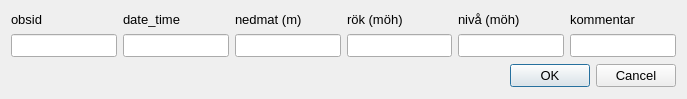
<?xml version="1.0" encoding="UTF-8"?>
<ui version="4.0">
 <class>TheDialog</class>
 <widget class="QDialog" name="TheDialog">
  <property name="windowModality">
   <enum>Qt::ApplicationModal</enum>
  </property>
  <property name="geometry">
   <rect>
    <x>0</x>
    <y>0</y>
    <width>687</width>
    <height>99</height>
   </rect>
  </property>
  <property name="sizePolicy">
   <sizepolicy hsizetype="Preferred" vsizetype="Preferred">
    <horstretch>0</horstretch>
    <verstretch>0</verstretch>
   </sizepolicy>
  </property>
  <property name="minimumSize">
   <size>
    <width>600</width>
    <height>0</height>
   </size>
  </property>
  <property name="maximumSize">
   <size>
    <width>16777215</width>
    <height>99</height>
   </size>
  </property>
  <property name="windowTitle">
   <string>Dialog</string>
  </property>
  <layout class="QGridLayout" name="gridLayout">
   <item row="0" column="0">
    <widget class="QLabel" name="label">
     <property name="sizePolicy">
      <sizepolicy hsizetype="Preferred" vsizetype="Fixed">
       <horstretch>0</horstretch>
       <verstretch>0</verstretch>
      </sizepolicy>
     </property>
     <property name="minimumSize">
      <size>
       <width>0</width>
       <height>0</height>
      </size>
     </property>
     <property name="maximumSize">
      <size>
       <width>70</width>
       <height>16777215</height>
      </size>
     </property>
     <property name="font">
      <font>
       <family>Arial</family>
       <pointsize>10</pointsize>
      </font>
     </property>
     <property name="text">
      <string>obsid</string>
     </property>
     <property name="alignment">
      <set>Qt::AlignLeading|Qt::AlignLeft|Qt::AlignVCenter</set>
     </property>
    </widget>
   </item>
   <item row="0" column="1">
    <widget class="QLabel" name="label_2">
     <property name="sizePolicy">
      <sizepolicy hsizetype="Preferred" vsizetype="Fixed">
       <horstretch>0</horstretch>
       <verstretch>0</verstretch>
      </sizepolicy>
     </property>
     <property name="minimumSize">
      <size>
       <width>0</width>
       <height>0</height>
      </size>
     </property>
     <property name="maximumSize">
      <size>
       <width>3000</width>
       <height>16777215</height>
      </size>
     </property>
     <property name="font">
      <font>
       <family>Arial</family>
       <pointsize>10</pointsize>
      </font>
     </property>
     <property name="text">
      <string>date_time</string>
     </property>
     <property name="alignment">
      <set>Qt::AlignLeading|Qt::AlignLeft|Qt::AlignVCenter</set>
     </property>
    </widget>
   </item>
   <item row="0" column="2">
    <widget class="QLabel" name="label_5">
     <property name="sizePolicy">
      <sizepolicy hsizetype="Preferred" vsizetype="Fixed">
       <horstretch>0</horstretch>
       <verstretch>0</verstretch>
      </sizepolicy>
     </property>
     <property name="minimumSize">
      <size>
       <width>0</width>
       <height>0</height>
      </size>
     </property>
     <property name="maximumSize">
      <size>
       <width>16777215</width>
       <height>16777215</height>
      </size>
     </property>
     <property name="font">
      <font>
       <family>Arial</family>
       <pointsize>10</pointsize>
      </font>
     </property>
     <property name="text">
      <string>nedmat (m)</string>
     </property>
     <property name="alignment">
      <set>Qt::AlignLeading|Qt::AlignLeft|Qt::AlignVCenter</set>
     </property>
    </widget>
   </item>
   <item row="0" column="3">
    <widget class="QLabel" name="label_7">
     <property name="sizePolicy">
      <sizepolicy hsizetype="Preferred" vsizetype="Fixed">
       <horstretch>0</horstretch>
       <verstretch>0</verstretch>
      </sizepolicy>
     </property>
     <property name="minimumSize">
      <size>
       <width>0</width>
       <height>0</height>
      </size>
     </property>
     <property name="maximumSize">
      <size>
       <width>100</width>
       <height>16777215</height>
      </size>
     </property>
     <property name="font">
      <font>
       <family>Arial</family>
       <pointsize>10</pointsize>
      </font>
     </property>
     <property name="text">
      <string>rök (möh)</string>
     </property>
     <property name="alignment">
      <set>Qt::AlignLeading|Qt::AlignLeft|Qt::AlignVCenter</set>
     </property>
    </widget>
   </item>
   <item row="0" column="4">
    <widget class="QLabel" name="label_9">
     <property name="sizePolicy">
      <sizepolicy hsizetype="Preferred" vsizetype="Fixed">
       <horstretch>0</horstretch>
       <verstretch>0</verstretch>
      </sizepolicy>
     </property>
     <property name="minimumSize">
      <size>
       <width>0</width>
       <height>0</height>
      </size>
     </property>
     <property name="maximumSize">
      <size>
       <width>100</width>
       <height>16777215</height>
      </size>
     </property>
     <property name="font">
      <font>
       <family>Arial</family>
       <pointsize>10</pointsize>
      </font>
     </property>
     <property name="text">
      <string>nivå (möh)</string>
     </property>
     <property name="alignment">
      <set>Qt::AlignLeading|Qt::AlignLeft|Qt::AlignVCenter</set>
     </property>
    </widget>
   </item>
   <item row="0" column="5">
    <widget class="QLabel" name="label_11">
     <property name="sizePolicy">
      <sizepolicy hsizetype="Preferred" vsizetype="Fixed">
       <horstretch>0</horstretch>
       <verstretch>0</verstretch>
      </sizepolicy>
     </property>
     <property name="minimumSize">
      <size>
       <width>0</width>
       <height>0</height>
      </size>
     </property>
     <property name="font">
      <font>
       <family>Arial</family>
       <pointsize>10</pointsize>
      </font>
     </property>
     <property name="text">
      <string>kommentar</string>
     </property>
     <property name="alignment">
      <set>Qt::AlignLeading|Qt::AlignLeft|Qt::AlignVCenter</set>
     </property>
    </widget>
   </item>
   <item row="1" column="0">
    <widget class="QLineEdit" name="obsid">
     <property name="sizePolicy">
      <sizepolicy hsizetype="Preferred" vsizetype="Fixed">
       <horstretch>0</horstretch>
       <verstretch>0</verstretch>
      </sizepolicy>
     </property>
     <property name="minimumSize">
      <size>
       <width>0</width>
       <height>0</height>
      </size>
     </property>
     <property name="font">
      <font>
       <family>Arial</family>
       <pointsize>10</pointsize>
      </font>
     </property>
     <property name="toolTip">
      <string>måste finnas i obs_points.obsid</string>
     </property>
    </widget>
   </item>
   <item row="1" column="1">
    <widget class="QLineEdit" name="date_time">
     <property name="sizePolicy">
      <sizepolicy hsizetype="Expanding" vsizetype="Fixed">
       <horstretch>0</horstretch>
       <verstretch>0</verstretch>
      </sizepolicy>
     </property>
     <property name="minimumSize">
      <size>
       <width>0</width>
       <height>0</height>
      </size>
     </property>
     <property name="maximumSize">
      <size>
       <width>16777215</width>
       <height>16777215</height>
      </size>
     </property>
     <property name="font">
      <font>
       <family>Arial</family>
       <pointsize>10</pointsize>
      </font>
     </property>
     <property name="toolTip">
      <string>åååå-mm-dd hh:mm(:ss) 
(ej tom el null)</string>
     </property>
    </widget>
   </item>
   <item row="1" column="2">
    <widget class="QLineEdit" name="meas">
     <property name="sizePolicy">
      <sizepolicy hsizetype="Preferred" vsizetype="Fixed">
       <horstretch>0</horstretch>
       <verstretch>0</verstretch>
      </sizepolicy>
     </property>
     <property name="minimumSize">
      <size>
       <width>0</width>
       <height>0</height>
      </size>
     </property>
     <property name="maximumSize">
      <size>
       <width>16777215</width>
       <height>16777215</height>
      </size>
     </property>
     <property name="font">
      <font>
       <family>Arial</family>
       <pointsize>10</pointsize>
      </font>
     </property>
     <property name="toolTip">
      <string>Avstånd fr rök (eller motsvarandde) t vy (m)</string>
     </property>
    </widget>
   </item>
   <item row="1" column="3">
    <widget class="QLineEdit" name="h_toc">
     <property name="sizePolicy">
      <sizepolicy hsizetype="Preferred" vsizetype="Fixed">
       <horstretch>0</horstretch>
       <verstretch>0</verstretch>
      </sizepolicy>
     </property>
     <property name="minimumSize">
      <size>
       <width>0</width>
       <height>0</height>
      </size>
     </property>
     <property name="maximumSize">
      <size>
       <width>16777215</width>
       <height>16777215</height>
      </size>
     </property>
     <property name="font">
      <font>
       <family>Arial</family>
       <pointsize>10</pointsize>
      </font>
     </property>
     <property name="toolTip">
      <string>&lt;!DOCTYPE HTML PUBLIC &quot;-//W3C//DTD HTML 4.0//EN&quot; &quot;http://www.w3.org/TR/REC-html40/strict.dtd&quot;&gt;
&lt;html&gt;&lt;head&gt;&lt;meta name=&quot;qrichtext&quot; content=&quot;1&quot; /&gt;&lt;style type=&quot;text/css&quot;&gt;
p, li { white-space: pre-wrap; }
&lt;/style&gt;&lt;/head&gt;&lt;body style=&quot; font-family:'MS Shell Dlg 2'; font-size:8.25pt; font-weight:400; font-style:normal;&quot;&gt;
&lt;p style=&quot; margin-top:0px; margin-bottom:0px; margin-left:0px; margin-right:0px; -qt-block-indent:0; text-indent:0px;&quot;&gt;&lt;span style=&quot; font-size:8pt;&quot;&gt;Mätpunktens (vanligen rök, dvs obs_points.h_toc) nivå &lt;/span&gt;&lt;/p&gt;
&lt;p style=&quot; margin-top:0px; margin-bottom:0px; margin-left:0px; margin-right:0px; -qt-block-indent:0; text-indent:0px;&quot;&gt;&lt;span style=&quot; font-size:8pt;&quot;&gt;vid mättillfället (möh i höjdsystem enl obs_points.h_syst)&lt;/span&gt;&lt;/p&gt;
&lt;p style=&quot;-qt-paragraph-type:empty; margin-top:0px; margin-bottom:0px; margin-left:0px; margin-right:0px; -qt-block-indent:0; text-indent:0px; font-size:8pt;&quot;&gt;&lt;/p&gt;
&lt;p style=&quot; margin-top:0px; margin-bottom:0px; margin-left:0px; margin-right:0px; -qt-block-indent:0; text-indent:0px;&quot;&gt;&lt;span style=&quot; font-size:8pt; font-weight:600;&quot;&gt;Notera!&lt;/span&gt;&lt;span style=&quot; font-size:8pt;&quot;&gt; &lt;/span&gt;&lt;/p&gt;
&lt;p style=&quot; margin-top:0px; margin-bottom:0px; margin-left:0px; margin-right:0px; -qt-block-indent:0; text-indent:0px;&quot;&gt;&lt;span style=&quot; font-size:8pt;&quot;&gt;Detta värde kan kopieras automatiskt från &amp;quot;rök&amp;quot; i tabellen obs_points.&lt;/span&gt;&lt;/p&gt;
&lt;p style=&quot; margin-top:0px; margin-bottom:0px; margin-left:0px; margin-right:0px; -qt-block-indent:0; text-indent:0px;&quot;&gt;&lt;span style=&quot; font-size:8pt;&quot;&gt;Efter att du matat in obsid, date_time och  nedmat, stäng denna dialog&lt;/span&gt;&lt;/p&gt;
&lt;p style=&quot; margin-top:0px; margin-bottom:0px; margin-left:0px; margin-right:0px; -qt-block-indent:0; text-indent:0px;&quot;&gt;&lt;span style=&quot; font-size:8pt;&quot;&gt;och välj: &lt;/span&gt;&lt;span style=&quot; font-size:8pt; font-style:italic;&quot;&gt;Midvatten - Edit Data - calculate w level...&lt;/span&gt;&lt;/p&gt;&lt;/body&gt;&lt;/html&gt;</string>
     </property>
    </widget>
   </item>
   <item row="1" column="4">
    <widget class="QLineEdit" name="level_masl">
     <property name="sizePolicy">
      <sizepolicy hsizetype="Preferred" vsizetype="Fixed">
       <horstretch>0</horstretch>
       <verstretch>0</verstretch>
      </sizepolicy>
     </property>
     <property name="minimumSize">
      <size>
       <width>0</width>
       <height>0</height>
      </size>
     </property>
     <property name="maximumSize">
      <size>
       <width>16777215</width>
       <height>16777215</height>
      </size>
     </property>
     <property name="font">
      <font>
       <family>Arial</family>
       <pointsize>10</pointsize>
      </font>
     </property>
     <property name="toolTip">
      <string>&lt;!DOCTYPE HTML PUBLIC &quot;-//W3C//DTD HTML 4.0//EN&quot; &quot;http://www.w3.org/TR/REC-html40/strict.dtd&quot;&gt;
&lt;html&gt;&lt;head&gt;&lt;meta name=&quot;qrichtext&quot; content=&quot;1&quot; /&gt;&lt;style type=&quot;text/css&quot;&gt;
p, li { white-space: pre-wrap; }
&lt;/style&gt;&lt;/head&gt;&lt;body style=&quot; font-family:'MS Shell Dlg 2'; font-size:8.25pt; font-weight:400; font-style:normal;&quot;&gt;
&lt;p style=&quot; margin-top:0px; margin-bottom:0px; margin-left:0px; margin-right:0px; -qt-block-indent:0; text-indent:0px;&quot;&gt;&lt;span style=&quot; font-size:8pt;&quot;&gt;Vattenytans nivå, möh (ej tom el null)&lt;/span&gt;&lt;/p&gt;
&lt;p style=&quot; margin-top:0px; margin-bottom:0px; margin-left:0px; margin-right:0px; -qt-block-indent:0; text-indent:0px;&quot;&gt;&lt;span style=&quot; font-size:8pt;&quot;&gt;i höjdsystem enl obs_points.h_syst&lt;/span&gt;&lt;/p&gt;
&lt;p style=&quot;-qt-paragraph-type:empty; margin-top:0px; margin-bottom:0px; margin-left:0px; margin-right:0px; -qt-block-indent:0; text-indent:0px; font-size:8pt;&quot;&gt;&lt;/p&gt;
&lt;p style=&quot; margin-top:0px; margin-bottom:0px; margin-left:0px; margin-right:0px; -qt-block-indent:0; text-indent:0px;&quot;&gt;&lt;span style=&quot; font-size:8pt; font-weight:600;&quot;&gt;Notera!&lt;/span&gt;&lt;span style=&quot; font-size:8pt;&quot;&gt; &lt;/span&gt;&lt;/p&gt;
&lt;p style=&quot; margin-top:0px; margin-bottom:0px; margin-left:0px; margin-right:0px; -qt-block-indent:0; text-indent:0px;&quot;&gt;&lt;span style=&quot; font-size:8pt;&quot;&gt;Detta värde kan beräknas automatiskt från &amp;quot;rök&amp;quot; i tabellen obs_points.&lt;/span&gt;&lt;/p&gt;
&lt;p style=&quot; margin-top:0px; margin-bottom:0px; margin-left:0px; margin-right:0px; -qt-block-indent:0; text-indent:0px;&quot;&gt;&lt;span style=&quot; font-size:8pt;&quot;&gt;Efter att du matat in obsid, date_time och  nedmat, stäng denna dialog&lt;/span&gt;&lt;/p&gt;
&lt;p style=&quot; margin-top:0px; margin-bottom:0px; margin-left:0px; margin-right:0px; -qt-block-indent:0; text-indent:0px;&quot;&gt;&lt;span style=&quot; font-size:8pt;&quot;&gt;och välj: &lt;/span&gt;&lt;span style=&quot; font-size:8pt; font-style:italic;&quot;&gt;Midvatten - Edit Data - calculate w level...&lt;/span&gt;&lt;/p&gt;&lt;/body&gt;&lt;/html&gt;</string>
     </property>
    </widget>
   </item>
   <item row="1" column="5">
    <widget class="QLineEdit" name="comment">
     <property name="sizePolicy">
      <sizepolicy hsizetype="Expanding" vsizetype="Fixed">
       <horstretch>0</horstretch>
       <verstretch>0</verstretch>
      </sizepolicy>
     </property>
     <property name="minimumSize">
      <size>
       <width>0</width>
       <height>0</height>
      </size>
     </property>
     <property name="font">
      <font>
       <family>Arial</family>
       <pointsize>10</pointsize>
      </font>
     </property>
    </widget>
   </item>
   <item row="2" column="4" colspan="2">
    <widget class="QDialogButtonBox" name="buttonBox">
     <property name="font">
      <font>
       <family>Arial</family>
       <pointsize>10</pointsize>
      </font>
     </property>
     <property name="orientation">
      <enum>Qt::Horizontal</enum>
     </property>
     <property name="standardButtons">
      <set>QDialogButtonBox::Cancel|QDialogButtonBox::Ok</set>
     </property>
    </widget>
   </item>
  </layout>
 </widget>
 <tabstops>
  <tabstop>obsid</tabstop>
  <tabstop>date_time</tabstop>
  <tabstop>meas</tabstop>
  <tabstop>h_toc</tabstop>
  <tabstop>level_masl</tabstop>
  <tabstop>comment</tabstop>
  <tabstop>buttonBox</tabstop>
 </tabstops>
 <resources/>
 <connections>
  <connection>
   <sender>buttonBox</sender>
   <signal>accepted()</signal>
   <receiver>TheDialog</receiver>
   <slot>accept()</slot>
   <hints>
    <hint type="sourcelabel">
     <x>248</x>
     <y>254</y>
    </hint>
    <hint type="destinationlabel">
     <x>157</x>
     <y>274</y>
    </hint>
   </hints>
  </connection>
  <connection>
   <sender>buttonBox</sender>
   <signal>rejected()</signal>
   <receiver>TheDialog</receiver>
   <slot>reject()</slot>
   <hints>
    <hint type="sourcelabel">
     <x>316</x>
     <y>260</y>
    </hint>
    <hint type="destinationlabel">
     <x>286</x>
     <y>274</y>
    </hint>
   </hints>
  </connection>
 </connections>
</ui>
